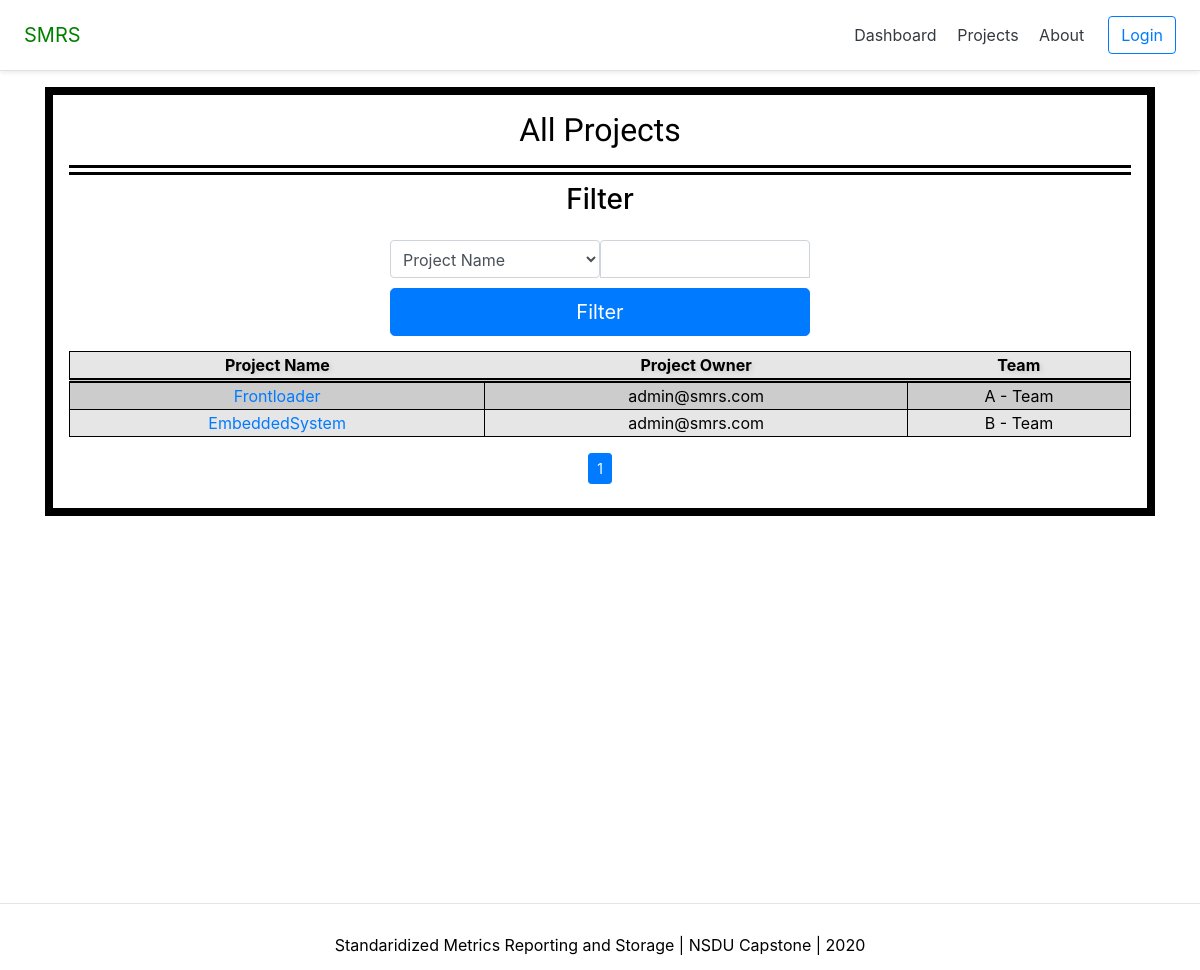
Page /dashboard/projects/all/ on the earlier database version.
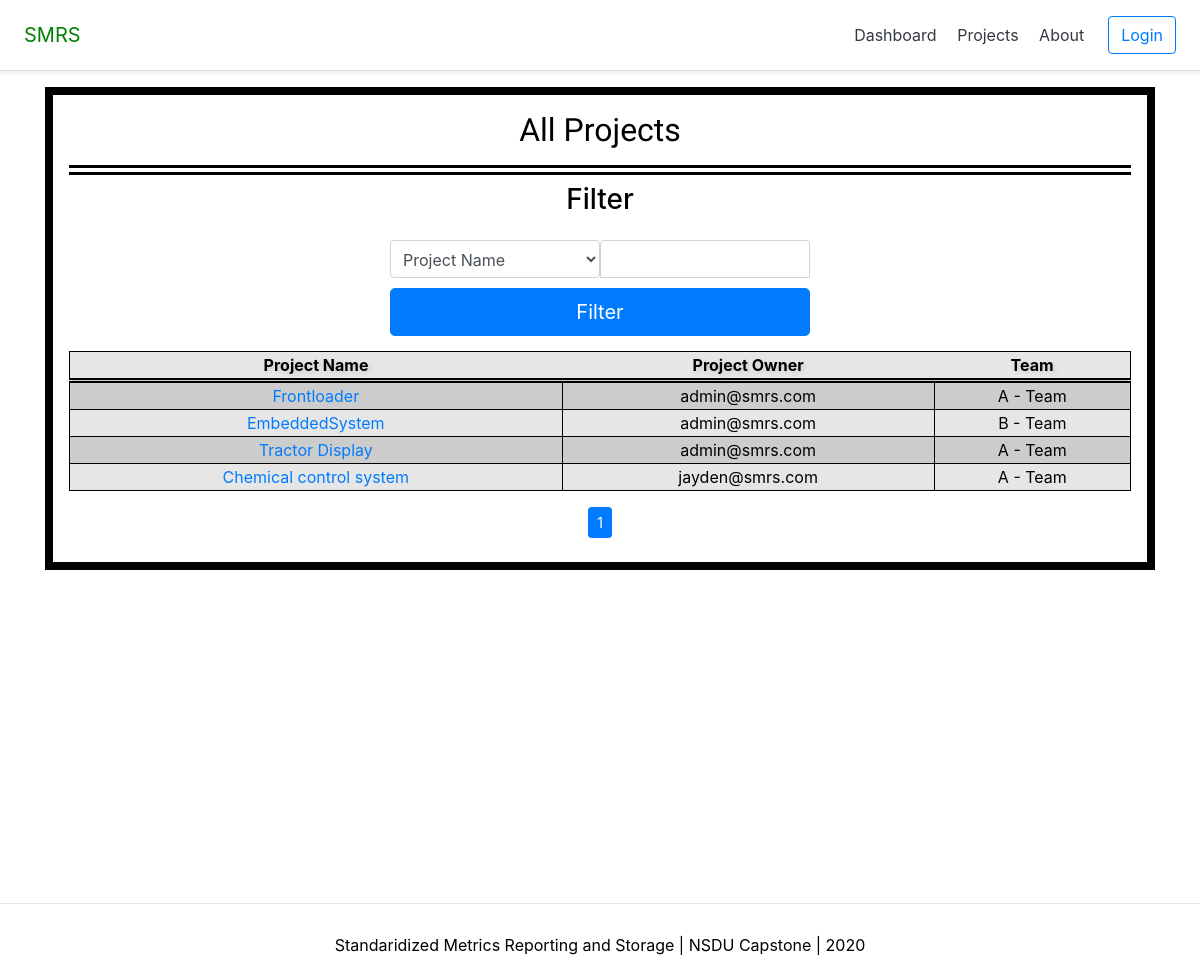
Same page on the later database version.
### restAPI/models.py (models this page shows, shortened)
class Project (models.Model):
    name                    = models.CharField(max_length=25)
    productOwner            = models.ForeignKey(model.Account, null = True, blank = True, on_delete=models.CASCADE)
    teamID                  = models.ForeignKey(model.Team, on_delete=models.CASCADE)
    projectNumber           = models.IntegerField()

### account/models.py (models this page shows, shortened)
class Account(AbstractBaseUser):
    email = models.EmailField(
        verbose_name='email address',
        max_length=255,
        unique=True,
    )
    name                = models.TextField()
    racf                = models.CharField(max_length=30, unique=True)
    darkColorScheme     = models.CharField(choices=Theme, default="Light", max_length=10)
    teamid              = models.ForeignKey(Team, blank = True, null = True, on_delete=models.CASCADE)
    date_joined         = models.DateTimeField(auto_now_add=True, editable=False)
    last_login          = models.DateTimeField(auto_now=True)
    is_active           = models.BooleanField(default=True)
    is_staff            = models.BooleanField(default=False) # admin user, non super-user
    is_admin            = models.BooleanField(default=False) # admin
    is_superuser        = models.BooleanField(default=False) # superuser
    USERNAME_FIELD = 'email'
    REQUIRED_FIELDS = ['name','racf'] # username (email) and password are required by default.
    objects = MyAccountManager()
    def __str__(self):
        return self.email

class Team (models.Model):
    name                     = models.CharField(max_length=25, unique=True )
    teamData                 = models.TextField(null=True, blank=True)
    def __str__(self):
        return self.name

### dashboard/views.py (the view, shortened to what this page needs)
# urls.py: path('projects/all/', projectAll_view, name='project_all'),
def projectAll_view(request):
    context= {}
    projects = Project.objects.all()
    paginator = Paginator(projects, 20) ## To switch items per page change the number
    try: # If no items
        page = int(request.GET.get('page', '1'))
    except:
        page = 1
    try:# If page is not found
        projects = paginator.page(page)
    except:
        projects = paginator.page(paginator.num_pages)
    context["projects"] = projects
    context["projects"] = projects
    return render(request, "dashboard/project_all.html", context)

### dashboard/templates/dashboard/project_all.html (shortened to what this page needs)
{% extends 'base.html' %}
{% load static %}
{% block content %}
<head>
<link rel="stylesheet" href="{% static 'css/projects.css' %}">
</head>
<body>
<div class="container">
  <div id="primaryContent">
    <h2 id="title">All Projects</h2>
    <h3>Filter</h3>
    <div class="row d-flex flex-row">
     <form class="form-signin" method="post">{% csrf_token %}
        <div class="d-flex justify-content-start">
        <select class="p-2 form-control" name="filterItem">
            <option value="projectName">Project Name</option>
        </select>
        <input type='text' name="filterInput" class="form-control p-2" required>
        </div>
        <button class="btn btn-lg btn-primary btn-block" type="submit">Filter</button>
     </form>
    </div>
    {% if  request.user.is_authenticated %}
    <table>
      <tr>
        <th>Project Name</th>
        <th>Project Owner</th>
        <th>Team</th>
        <th>Add Favorite</th>
      </tr>
      {% for project in projects %}
      <tr>
        <td ><a href="{% url 'dashboard:detail' project.pk %}">{{project.name}}</a></td>
        <td>{{project.productOwner}}</td>
        <td>{{project.teamID}}</td>
        <td><a href="{% url 'dashboard:addfav' project.pk %}">+</a></td>
      </tr>
      {% endfor %}
    </table>
    {% include 'snippets/paginator_projects.html' %}
    {% else %}
     <table>
      <tr>
        <th>Project Name</th>
        <th>Project Owner</th>
        <th>Team</th>
      </tr>
      {% for project in projects %}
      <tr>
        <td ><a href="{% url 'dashboard:detail' project.pk %}">{{project.name}}</a></td>
        <td>{{project.productOwner}}</td>
        <td>{{project.teamID}}</td>
      </tr>
      {% endfor %}
    </table>
    {% include 'snippets/paginator_projects.html' %}
    {% endif %}
  </div>
</div>
</body>
{% endblock content %}

Differences in the rows shown:
added Project: name "Tractor Display", productOwner "admin@smrs.com", teamID "A - Team"
added Project: name "Chemical control system", productOwner "jayden@smrs.com", teamID "A - Team"
